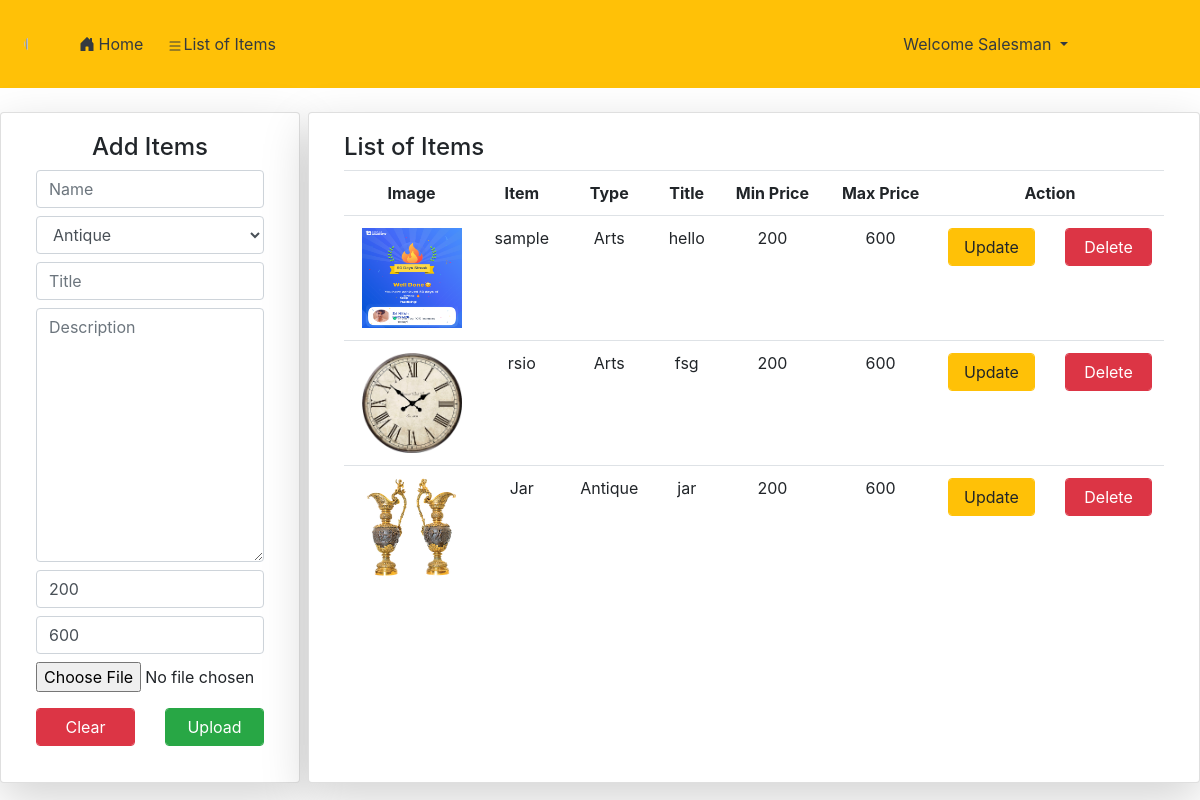
Page /item_list/ (signed in) on the committed database.
### AntiqueStoreApp/models.py (models this page shows, shortened)
class User(AbstractUser):
	c=[
		('0','Guest'),
		('1','Customer'),
		('2','SalesPerson'),
		('3','bidder'),
	]
	role_type = models.CharField(max_length=5,choices=c,default='0')
	uid=models.CharField(max_length=15)

class AntiqueItem(models.Model):
    y=[
         ('Antique','Antique'),
         ('Arts','Arts'),
         ('HandiCrafts','HandiCrafts'),
         ('Jewelry','Jewelry'),
    ]
    name = models.CharField(max_length=200)
    TagLine= models.CharField(max_length=200,default='')
    description = models.TextField()
    image = models.ImageField(null=True,upload_to='antiques/')
    startingprice = models.PositiveIntegerField(default=200)
    maximumprice = models.PositiveIntegerField(default=600)
    itemtype=models.CharField(max_length=100,default='0',choices=y)
    usitem=models.ForeignKey(User,on_delete=models.CASCADE,default=1)

### AntiqueStoreApp/views.py (the view, shortened to what this page needs)
# urls.py: path('item_list/',views.itemView,name="item_list_url"),
def itemView(request):
	h=AntiqueItem.objects.filter(usitem_id=request.user.id)
	j=AntiqueItemForm()
	return render(request,'html/item_list.html',{'w':j,'s':h})

### AntiqueStoreApp/forms.py
class AntiqueItemForm(forms.ModelForm):
	class Meta:
		model=AntiqueItem
		fields=["name","itemtype","TagLine","description","startingprice","maximumprice","image"]
		label={
			'image': ImageUploaderWidget(),
		}
		widgets={
		"name":forms.TextInput(attrs={
			"class":"form-control my-2",
			"placeholder":"Name",
			}),
		"itemtype":forms.Select(attrs={
			"class":"form-control my-2",
			"placeholder":"Item Type",
			}),
		"TagLine":forms.TextInput(attrs={
			"class":"form-control my-2",
			"placeholder":"Title",
			}),
		"description":forms.Textarea(attrs={
			"class":"form-control my-2",
			"placeholder":"Description",
			}),
		"startingprice":forms.NumberInput(attrs={
			"class":"form-control my-2",
			"placeholder":"Min Price",
			}),
		"maximumprice":forms.NumberInput(attrs={
			"class":"form-control my-2",
			"placeholder":"Max Price",
			}),
		}

### templates/html/item_list.html (shortened to what this page needs)
{% extends 'html/base.html' %}
{% block content %}
<div class="container-fluid mt-4">
  <div class="row mb-3">
    <div class="card col-md-3 shadow-lg">
      <div class="card-body">
        <h4 class="text-center">Add Items</h4>
        <form method="post" enctype="multipart/form-data">
          {% for i in w %}
            {{i}}
          {% endfor %}
          <div class="row mt-3">
            <div class="col">
              <input type="reset" value="Clear" name="" class="form-control btn btn-danger">
            </div>
            <div class="col">
              <input type="submit" value="Upload" name="" class="form-control btn btn-success">
            </div>
          </div>
        </form>
      </div>
    </div>
    <div class="card col-md shadow-lg ml-2">
      <div class="card-body">
        <h4>List of Items</h4>
        <table class="table">
            <tr>
              <th class="text-center">Image</th>
              <th class="text-center">Item</th>
              <th class="text-center">Type</th>
              <th class="text-center">Title</th>
              <th class="text-center">Min Price</th>
              <th class="text-center">Max Price</th>
              <th class="text-center">Action</th>
            </tr>
            {% for j in s %}
            <tr>
              <td class="text-center"><img src="{{ j.image.url }}" width="100px" height="100px"></td>
              <td class="text-center">{{j.name}}</td>
              <td class="text-center">{{j.itemtype}}</td>
              <td class="text-center">{{j.TagLine}}</td>
              <td class="text-center">{{j.startingprice}}</td>
              <td class="text-center">{{j.maximumprice}}</td>
              <td>
                <div class="row">
                  <div class="col">
                    <a href="{% url 'item_update_url' j.id %}" class="btn btn-warning form-control">Update</a>
                  </div>
                  <div class="col">
                    <a href="{% url 'item_delete_url' j.id %}" class="btn btn-danger form-control">Delete</a>
                  </div>
                </div>
              </td>
            </tr>
            {% endfor %}
        </table>
      </div>
    </div>
  </div>
</div>
{% endblock %}

### templates/html/base.html (shortened to what this page needs)
{% load static %}
<html lang="en">
<head>
  <link rel="stylesheet" href="{% static 'css/bootstrap.min.css' %}">
  <link rel="stylesheet" href="{% static 'css/sample.css' %}">
</head>
<body>
    {% include 'html/navbar.html' %}
    {% block content %}
    {% endblock %}
</body>

### templates/html/navbar.html (shortened to what this page needs)
{% load static %}
<nav class="navbar navbar-expand-lg navbar-dark bg-warning p-4">
    <img src="https://bcassetcdn.com/public/blog/wp-content/uploads/2021/10/28205201/classic-antiques-for-furniture-by-dalia-brandcrowd.png" class="rounded-circle" style="width: 3%;">
    <div class="collapse navbar-collapse" id="navbarNavDropdown">
      <ul class="navbar-nav">
        {% if not user.is_authenticated %}
        <li class="nav-item active mx-2">
          <a class="nav-link  text-dark {% if request.path == '/home/' %}active{% endif %}" href="{% url 'home_url' %}"><svg xmlns="http://www.w3.org/2000/svg" width="16" height="19" fill="currentColor" class="bi bi-house-door-fill mx-1" viewBox="0 0 20 15 mx-2">
            <path d="M6.5 14.5v-3.505c0-.245.25-.495.5-.495h2c.25 0 .5.25.5.5v3.5a.5.5 0 0 0 .5.5h4a.5.5 0 0 0 .5-.5v-7a.5.5 0 0 0-.146-.354L13 5.793V2.5a.5.5 0 0 0-.5-.5h-1a.5.5 0 0 0-.5.5v1.293L8.354 1.146a.5.5 0 0 0-.708 0l-6 6A.5.5 0 0 0 1.5 7.5v7a.5.5 0 0 0 .5.5h4a.5.5 0 0 0 .5-.5Z"/>
          </svg>Home <span class="sr-only">(current)</span></a>
        </li>
        <li class="nav-item">
          <a class="nav-link text-dark" href="#"><svg xmlns="http://www.w3.org/2000/svg" width="16" height="16" fill="currentColor" class="bi bi-hourglass-split" viewBox="0 0 16 16">
            <path d="M2.5 15a.5.5 0 1 1 0-1h1v-1a4.5 4.5 0 0 1 2.557-4.06c.29-.139.443-.377.443-.59v-.7c0-.213-.154-.451-.443-.59A4.5 4.5 0 0 1 3.5 3V2h-1a.5.5 0 0 1 0-1h11a.5.5 0 0 1 0 1h-1v1a4.5 4.5 0 0 1-2.557 4.06c-.29.139-.443.377-.443.59v.7c0 .213.154.451.443.59A4.5 4.5 0 0 1 12.5 13v1h1a.5.5 0 0 1 0 1h-11zm2-13v1c0 .537.12 1.045.337 1.5h6.326c.216-.455.337-.963.337-1.5V2h-7zm3 6.35c0 .701-.478 1.236-1.011 1.492A3.5 3.5 0 0 0 4.5 13s.866-1.299 3-1.48V8.35zm1 0v3.17c2.134.181 3 1.48 3 1.48a3.5 3.5 0 0 0-1.989-3.158C8.978 9.586 8.5 9.052 8.5 8.351z"/>
          </svg>Antiques</a>
        </li>
        <li class="nav-item">
          <a class="nav-link text-dark" href="#"><svg xmlns="http://www.w3.org/2000/svg" width="16" height="19" fill="currentColor" class="bi bi-bezier mx-2" viewBox="0 0 16 16">
            <path fill-rule="evenodd" d="M0 10.5A1.5 1.5 0 0 1 1.5 9h1A1.5 1.5 0 0 1 4 10.5v1A1.5 1.5 0 0 1 2.5 13h-1A1.5 1.5 0 0 1 0 11.5v-1zm1.5-.5a.5.5 0 0 0-.5.5v1a.5.5 0 0 0 .5.5h1a.5.5 0 0 0 .5-.5v-1a.5.5 0 0 0-.5-.5h-1zm10.5.5A1.5 1.5 0 0 1 13.5 9h1a1.5 1.5 0 0 1 1.5 1.5v1a1.5 1.5 0 0 1-1.5 1.5h-1a1.5 1.5 0 0 1-1.5-1.5v-1zm1.5-.5a.5.5 0 0 0-.5.5v1a.5.5 0 0 0 .5.5h1a.5.5 0 0 0 .5-.5v-1a.5.5 0 0 0-.5-.5h-1zM6 4.5A1.5 1.5 0 0 1 7.5 3h1A1.5 1.5 0 0 1 10 4.5v1A1.5 1.5 0 0 1 8.5 7h-1A1.5 1.5 0 0 1 6 5.5v-1zM7.5 4a.5.5 0 0 0-.5.5v1a.5.5 0 0 0 .5.5h1a.5.5 0 0 0 .5-.5v-1a.5.5 0 0 0-.5-.5h-1z"/>
            <path d="M6 4.5H1.866a1 1 0 1 0 0 1h2.668A6.517 6.517 0 0 0 1.814 9H2.5c.123 0 .244.015.358.043a5.517 5.517 0 0 1 3.185-3.185A1.503 1.503 0 0 1 6 5.5v-1zm3.957 1.358A1.5 1.5 0 0 0 10 5.5v-1h4.134a1 1 0 1 1 0 1h-2.668a6.517 6.517 0 0 1 2.72 3.5H13.5c-.123 0-.243.015-.358.043a5.517 5.517 0 0 0-3.185-3.185z"/>
          </svg>Jewellery</a>
        </li>
        <li class="nav-item">
          <a class="nav-link text-dark" href="#"><svg xmlns="http://www.w3.org/2000/svg" width="16" height="19" fill="currentColor" class="bi bi-brush" viewBox="0 0 16 16">
            <path d="M15.825.12a.5.5 0 0 1 .132.584c-1.53 3.43-4.743 8.17-7.095 10.64a6.067 6.067 0 0 1-2.373 1.534c-.018.227-.06.538-.16.868-.201.659-.667 1.479-1.708 1.74a8.118 8.118 0 0 1-3.078.132 3.659 3.659 0 0 1-.562-.135 1.382 1.382 0 0 1-.466-.247.714.714 0 0 1-.204-.288.622.622 0 0 1 .004-.443c.095-.245.316-.38.461-.452.394-.197.625-.453.867-.826.095-.144.184-.297.287-.472l.117-.198c.151-.255.326-.54.546-.848.528-.739 1.201-.925 1.746-.896.126.007.243.025.348.048.062-.172.142-.38.238-.608.261-.619.658-1.419 1.187-2.069 2.176-2.67 6.18-6.206 9.117-8.104a.5.5 0 0 1 .596.04zM4.705 11.912a1.23 1.23 0 0 0-.419-.1c-.246-.013-.573.05-.879.479-.197.275-.355.532-.5.777l-.105.177c-.106.181-.213.362-.32.528a3.39 3.39 0 0 1-.76.861c.69.112 1.736.111 2.657-.12.559-.139.843-.569.993-1.06a3.122 3.122 0 0 0 .126-.75l-.793-.792zm1.44.026c.12-.04.277-.1.458-.183a5.068 5.068 0 0 0 1.535-1.1c1.9-1.996 4.412-5.57 6.052-8.631-2.59 1.927-5.566 4.66-7.302 6.792-.442.543-.795 1.243-1.042 1.826-.121.288-.214.54-.275.72v.001l.575.575zm-4.973 3.04.007-.005a.031.031 0 0 1-.007.004zm3.582-3.043.002.001h-.002z"/>
          </svg>Arts & Handcrafts</a>
        </li>
    {% else %}
    <li class="nav-item active mx-2">
          <a class="nav-link  text-dark " href="{% url 'home_url' %}">Home <span class="sr-only">(current)</span></a>
        </li>
    {% if request.user.role_type == '1' %}
    {% if request.user.role_type == '1' %}
        <li class="nav-item">
          <a class="nav-link text-dark" href="#"><svg xmlns="http://www.w3.org/2000/svg" width="16" height="16" fill="currentColor" class="bi bi-hourglass-split" viewBox="0 0 16 16">
            <path d="M2.5 15a.5.5 0 1 1 0-1h1v-1a4.5 4.5 0 0 1 2.557-4.06c.29-.139.443-.377.443-.59v-.7c0-.213-.154-.451-.443-.59A4.5 4.5 0 0 1 3.5 3V2h-1a.5.5 0 0 1 0-1h11a.5.5 0 0 1 0 1h-1v1a4.5 4.5 0 0 1-2.557 4.06c-.29.139-.443.377-.443.59v.7c0 .213.154.451.443.59A4.5 4.5 0 0 1 12.5 13v1h1a.5.5 0 0 1 0 1h-11zm2-13v1c0 .537.12 1.045.337 1.5h6.326c.216-.455.337-.963.337-1.5V2h-7zm3 6.35c0 .701-.478 1.236-1.011 1.492A3.5 3.5 0 0 0 4.5 13s.866-1.299 3-1.48V8.35zm1 0v3.17c2.134.181 3 1.48 3 1.48a3.5 3.5 0 0 0-1.989-3.158C8.978 9.586 8.5 9.052 8.5 8.351z"/>
          </svg>Antiques</a>
        </li>
        <li class="nav-item">
          <a class="nav-link text-dark" href="#"><svg xmlns="http://www.w3.org/2000/svg" width="16" height="19" fill="currentColor" class="bi bi-bezier mx-2" viewBox="0 0 16 16">
            <path fill-rule="evenodd" d="M0 10.5A1.5 1.5 0 0 1 1.5 9h1A1.5 1.5 0 0 1 4 10.5v1A1.5 1.5 0 0 1 2.5 13h-1A1.5 1.5 0 0 1 0 11.5v-1zm1.5-.5a.5.5 0 0 0-.5.5v1a.5.5 0 0 0 .5.5h1a.5.5 0 0 0 .5-.5v-1a.5.5 0 0 0-.5-.5h-1zm10.5.5A1.5 1.5 0 0 1 13.5 9h1a1.5 1.5 0 0 1 1.5 1.5v1a1.5 1.5 0 0 1-1.5 1.5h-1a1.5 1.5 0 0 1-1.5-1.5v-1zm1.5-.5a.5.5 0 0 0-.5.5v1a.5.5 0 0 0 .5.5h1a.5.5 0 0 0 .5-.5v-1a.5.5 0 0 0-.5-.5h-1zM6 4.5A1.5 1.5 0 0 1 7.5 3h1A1.5 1.5 0 0 1 10 4.5v1A1.5 1.5 0 0 1 8.5 7h-1A1.5 1.5 0 0 1 6 5.5v-1zM7.5 4a.5.5 0 0 0-.5.5v1a.5.5 0 0 0 .5.5h1a.5.5 0 0 0 .5-.5v-1a.5.5 0 0 0-.5-.5h-1z"/>
            <path d="M6 4.5H1.866a1 1 0 1 0 0 1h2.668A6.517 6.517 0 0 0 1.814 9H2.5c.123 0 .244.015.358.043a5.517 5.517 0 0 1 3.185-3.185A1.503 1.503 0 0 1 6 5.5v-1zm3.957 1.358A1.5 1.5 0 0 0 10 5.5v-1h4.134a1 1 0 1 1 0 1h-2.668a6.517 6.517 0 0 1 2.72 3.5H13.5c-.123 0-.243.015-.358.043a5.517 5.517 0 0 0-3.185-3.185z"/>
          </svg>Jewellery</a>
        </li>
        <li class="nav-item">
          <a class="nav-link text-dark" href="#"><svg xmlns="http://www.w3.org/2000/svg" width="16" height="19" fill="currentColor" class="bi bi-brush" viewBox="0 0 16 16">
            <path d="M15.825.12a.5.5 0 0 1 .132.584c-1.53 3.43-4.743 8.17-7.095 10.64a6.067 6.067 0 0 1-2.373 1.534c-.018.227-.06.538-.16.868-.201.659-.667 1.479-1.708 1.74a8.118 8.118 0 0 1-3.078.132 3.659 3.659 0 0 1-.562-.135 1.382 1.382 0 0 1-.466-.247.714.714 0 0 1-.204-.288.622.622 0 0 1 .004-.443c.095-.245.316-.38.461-.452.394-.197.625-.453.867-.826.095-.144.184-.297.287-.472l.117-.198c.151-.255.326-.54.546-.848.528-.739 1.201-.925 1.746-.896.126.007.243.025.348.048.062-.172.142-.38.238-.608.261-.619.658-1.419 1.187-2.069 2.176-2.67 6.18-6.206 9.117-8.104a.5.5 0 0 1 .596.04zM4.705 11.912a1.23 1.23 0 0 0-.419-.1c-.246-.013-.573.05-.879.479-.197.275-.355.532-.5.777l-.105.177c-.106.181-.213.362-.32.528a3.39 3.39 0 0 1-.76.861c.69.112 1.736.111 2.657-.12.559-.139.843-.569.993-1.06a3.122 3.122 0 0 0 .126-.75l-.793-.792zm1.44.026c.12-.04.277-.1.458-.183a5.068 5.068 0 0 0 1.535-1.1c1.9-1.996 4.412-5.57 6.052-8.631-2.59 1.927-5.566 4.66-7.302 6.792-.442.543-.795 1.243-1.042 1.826-.121.288-.214.54-.275.72v.001l.575.575zm-4.973 3.04.007-.005a.031.031 0 0 1-.007.004zm3.582-3.043.002.001h-.002z"/>
          </svg>Arts & Handcrafts</a>
        </li>
          <li class="nav-item">
            <a class="nav-link text-dark mx-2"  href="{% url 'sell_item_url' %}"><svg xmlns="http://www.w3.org/2000/svg" width="16" height="19" fill="currentColor" class="bi bi-cart-fill mx-2" viewBox="0 0 16 16">
              <path d="M0 1.5A.5.5 0 0 1 .5 1H2a.5.5 0 0 1 .485.379L2.89 3H14.5a.5.5 0 0 1 .491.592l-1.5 8A.5.5 0 0 1 13 12H4a.5.5 0 0 1-.491-.408L2.01 3.607 1.61 2H.5a.5.5 0 0 1-.5-.5zM5 12a2 2 0 1 0 0 4 2 2 0 0 0 0-4zm7 0a2 2 0 1 0 0 4 2 2 0 0 0 0-4zm-7 1a1 1 0 1 1 0 2 1 1 0 0 1 0-2zm7 0a1 1 0 1 1 0 2 1 1 0 0 1 0-2z"/>
            </svg>Sell Items</a>
          </li>
    {% else %}
    <li class="nav-item">
      <a class="nav-link" href=""></a>
    </li>
    {% endif %}
    {% elif request.user.role_type == '2' %}
    {% if request.user.role_type == '1' %}
    <li class="nav-item">
      <a class="nav-link" href=""></a>
    </li>
    {% else %}
    <li class="nav-item">
      <a class="nav-link text-dark" href="{% url 'item_list_url' %}">List of Items</a>
    </li>
    {% endif %}
    {% else %}
    <li class="nav-item">
      <a class="nav-link" href="">Access Denied</a>
    </li>
    {% endif %}
    {% endif %}
  </ul>
  <ul class="navbar-nav ml-auto" style="margin-right: 100px;">
    {% if user.is_authenticated %}
    <div class="dropdown">
    <li class="nav-item dropdown">
      <a class="nav-link dropdown-toggle text-dark" href="#" id="navbardrop" data-toggle="dropdown">
        Welcome {{request.user.username}}
      </a>
    </li>
    </div>
    </div>
    {% endif %}
  </nav>

### rows in the picture
User: user.username "Salesman"
AntiqueItem: image (picture), name "sample", itemtype "Arts", TagLine "hello", startingprice "200", maximumprice "600"
AntiqueItem: image (picture), name "rsio", itemtype "Arts", TagLine "fsg", startingprice "200", maximumprice "600"
AntiqueItem: image (picture), name "Jar", itemtype "Antique", TagLine "jar", startingprice "200", maximumprice "600"
